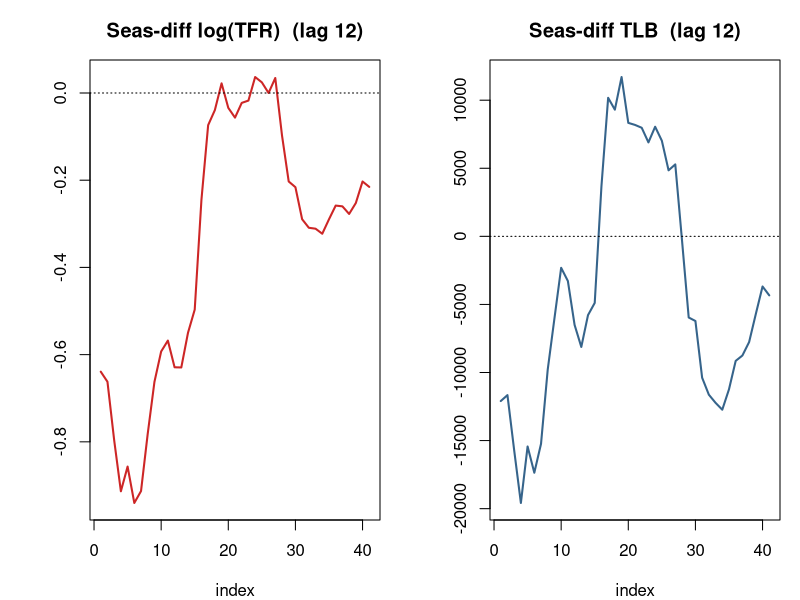
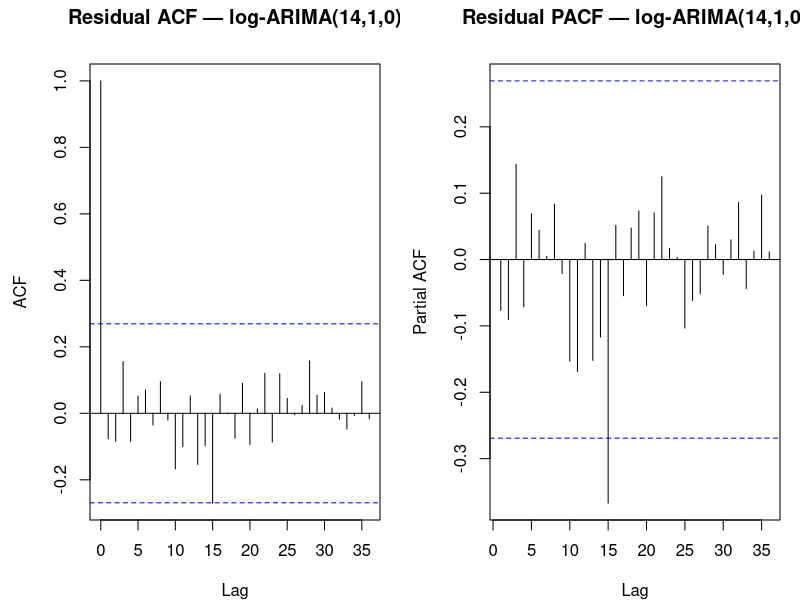
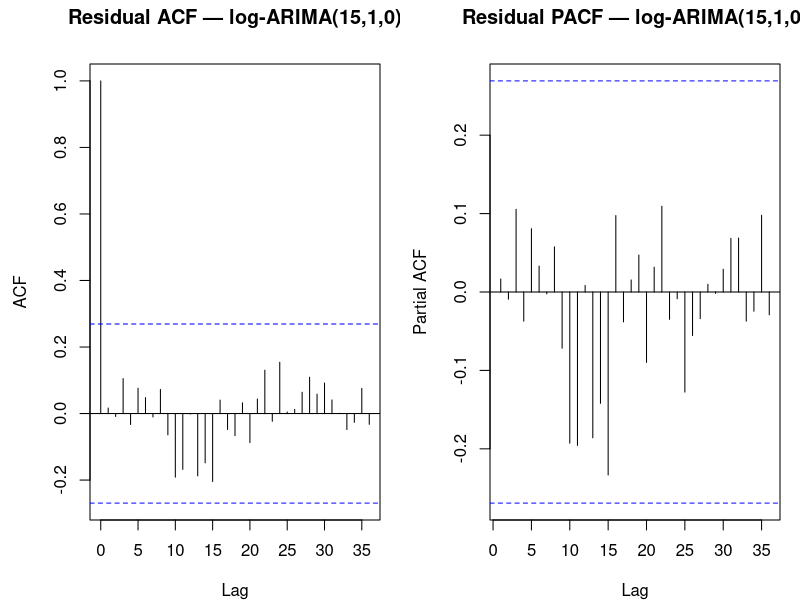
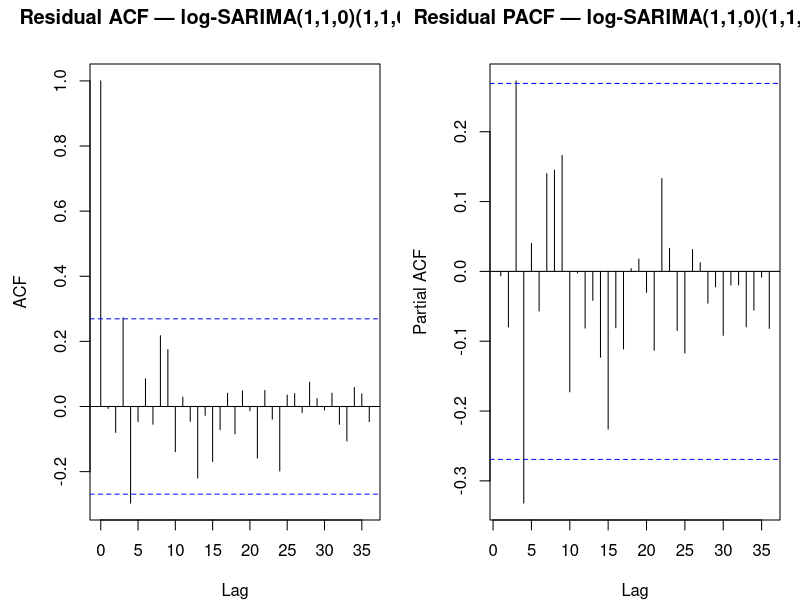
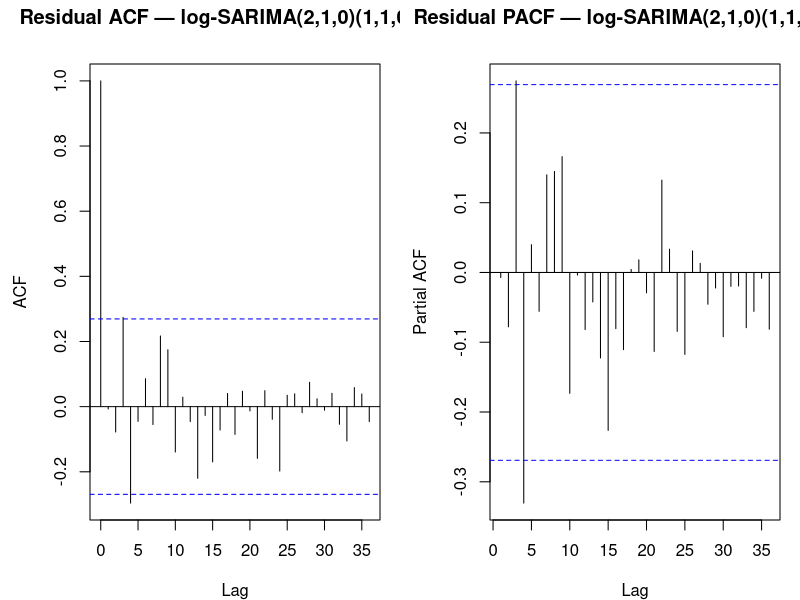
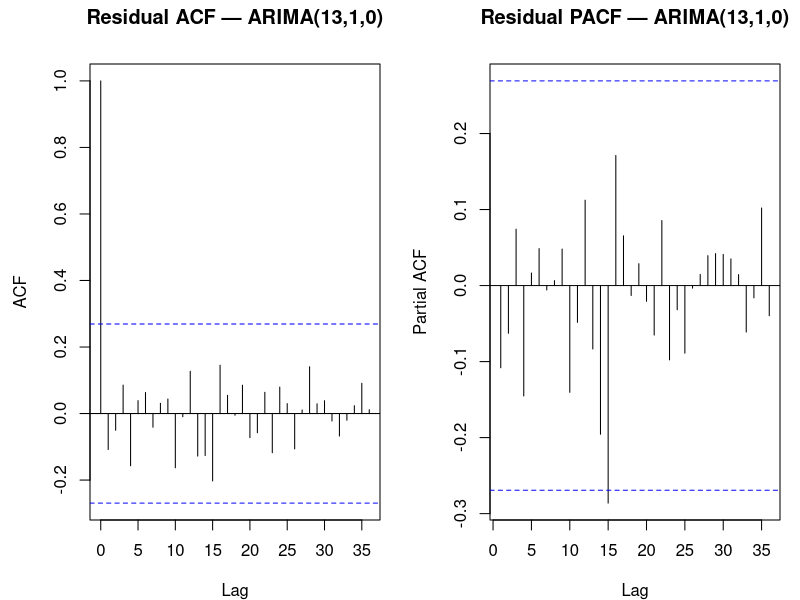
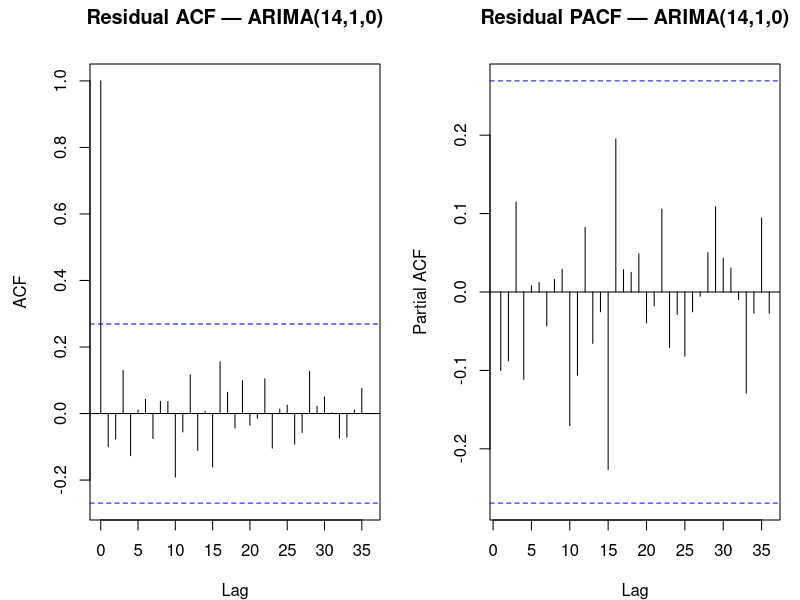
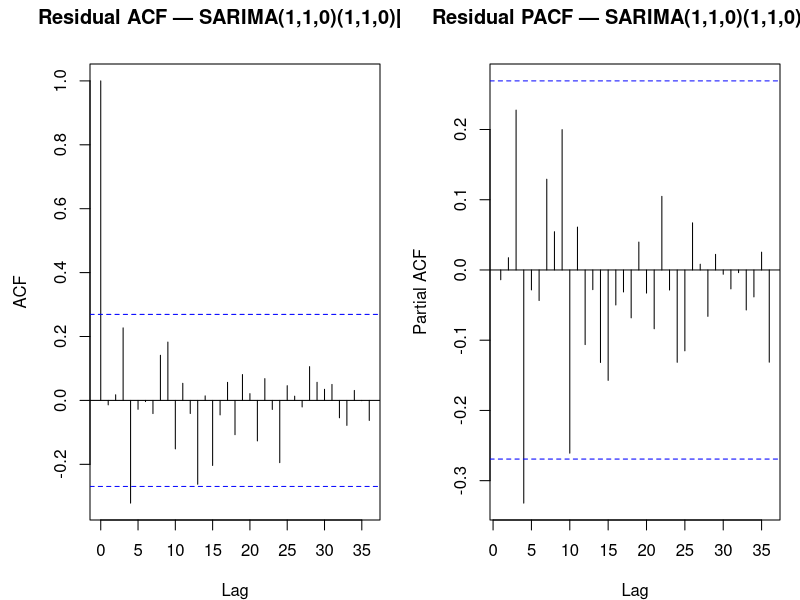

The R source for these figures, in order:
# =============================================================================
# INITIAL -> IMPROVED MODELS (professor's plan) — Singapore TFR & TLB
#
# Plan:
#   TFR (log scale)
#     Initial : log-ARIMA(p,1,0), p in {13,14,15}  -> first that passes LB
#     Improved: log-SARIMA(p,1,0)(1,1,0)[12], p in {1,2} (d=1 & D=1 double diff)
#   TLB (original scale)
#     Initial : ARIMA(p,1,0), p in {13,14}
#     Improved: SARIMA(p,1,0)(1,1,0)[12], p in {1,2}
#
# Viability bar: residuals must PASS Box-Ljung (standard checkresiduals,
# forecast pkg) AND show NO residual-ACF spike outside +/-1.96/sqrt(n).
# Improvement judged by: AIC drop, residual whiteness, comparable test error.
# Train 1960-2012 (53 obs) | test 2013-2024 (12 obs).
# =============================================================================

suppressPackageStartupMessages({
  library(forecast)
  library(tseries)
})
options(stringsAsFactors = FALSE, scipen = 999)
set.seed(42)
dir.create("figures", showWarnings = FALSE)
rule <- function(s) cat("\n", strrep("=", 78), "\n", s, "\n", strrep("=", 78), "\n", sep = "")

# ---- DATA -------------------------------------------------------------------
data  <- read.csv("cleaned_tlb_tfr_1960_2024.csv")
train <- subset(data, Year <= 2012)
test  <- subset(data, Year >= 2013)

# frequency = 1 for the plain ARIMA initials; frequency = 12 for the SARIMA
# improved models (the 12-year Dragon-zodiac cycle treated as the "season").
tfr_t1  <- ts(train$TFR, start = 1960, frequency = 1)
tlb_t1  <- ts(train$TLB, start = 1960, frequency = 1)
tfr_s12 <- ts(train$TFR, start = 1960, frequency = 12)
tlb_s12 <- ts(train$TLB, start = 1960, frequency = 12)
tfr_test <- test$TFR; tlb_test <- test$TLB; test_years <- test$Year
cat("n_train =", nrow(train), " n_test =", nrow(test), "\n")

# ---- one fit + full diagnostic ---------------------------------------------
# Returns a row with AIC, the standard checkresiduals Box-Ljung (stat/df/p),
# the count of residual-ACF bars outside the band up to lag 24 and lag 36, and
# out-of-sample RMSE/MAE/MAPE on 2013-2024 (lambda back-transform automatic).
diagnose <- function(series, order, seasonal = c(0,0,0), lambda = NULL,
                     test, label, plot_tag = NULL) {
  fit <- Arima(series, order = order,
               seasonal = list(order = seasonal, period = 12),
               lambda = lambda, method = "ML")
  np  <- length(fit$coef)
  png(tempfile(fileext = ".png"))
  cr <- suppressWarnings(checkresiduals(fit, plot = FALSE)); dev.off()
  r  <- as.numeric(residuals(fit)); r <- r[is.finite(r)]
  n  <- length(r); ci <- 1.96 / sqrt(n)
  acf_v <- acf(r, lag.max = 36, plot = FALSE)$acf[, 1, 1][-1]
  cross24 <- which(abs(acf_v[1:24]) > ci)
  cross36 <- which(abs(acf_v)        > ci)
  fc  <- forecast(fit, h = length(test), biasadj = FALSE)
  e   <- as.numeric(test) - as.numeric(fc$mean)
  rmse <- sqrt(mean(e^2)); mae <- mean(abs(e)); mape <- mean(abs(e/as.numeric(test)))*100
  white <- (cr$p.value > 0.05) && (length(cross24) == 0)
  status <- if (white) "VIABLE (white)" else
            if (cr$p.value > 0.05) "LB-pass but ACF spike" else "LB-FAIL"
  cat(sprintf("  %-34s npar=%2d AIC=%9.2f  LB: Q*=%6.2f df=%2d p=%.4f  ACFx<=24={%s} <=36={%s}  RMSE=%9.3f MAE=%9.3f MAPE=%5.2f  %s\n",
              label, np, AIC(fit), unname(cr$statistic), cr$parameter, cr$p.value,
              paste(cross24, collapse = ","), paste(cross36, collapse = ","),
              rmse, mae, mape, status))
  if (!is.null(plot_tag)) {
    fn <- sprintf("figures/im_%s_resid.png", plot_tag)
    png(fn, width = 1000, height = 460, res = 110, bg = "white")
    par(mfrow = c(1, 2), mar = c(4, 4.5, 3.2, 1))
    acf(r,  lag.max = 36, main = paste("Residual ACF —", label))
    pacf(r, lag.max = 36, main = paste("Residual PACF —", label))
    dev.off()
  }
  invisible(list(fit = fit, label = label, np = np, aic = AIC(fit),
                 lb_stat = unname(cr$statistic), lb_df = cr$parameter, lb_p = cr$p.value,
                 cross24 = cross24, cross36 = cross36, white = white,
                 rmse = rmse, mae = mae, mape = mape, fc = fc))
}

coefs <- function(fit, label) {
  se <- sqrt(diag(fit$var.coef))
  cat("\n  ", label, " — coef / se / t:\n", sep = "")
  print(round(rbind(coef = coef(fit), se = se, t = coef(fit)/se), 3))
}

# =============================================================================
# STEP 0 — the one check that determines d in the improved model
#   Seasonally difference (lag 12) ONLY; if the result still trends, d=1 is
#   needed alongside D=1.  (ADF small p = stationary; KPSS small stat = stationary.)
# =============================================================================
rule("STEP 0 — does the seasonally-differenced series still need d=1?")
dcheck <- function(x, nm) {
  x <- x[is.finite(x)]
  a <- suppressWarnings(adf.test(x)); k <- suppressWarnings(kpss.test(x))
  cat(sprintf("  %-26s ADF p=%.4f (%s) | KPSS stat=%.4f (%s)\n", nm,
              a$p.value, ifelse(a$p.value < 0.05, "stationary", "NON-stationary"),
              unname(k$statistic), ifelse(k$statistic < 0.463, "stationary", "NON-stationary")))
}
sd_log_tfr <- diff(log(as.numeric(tfr_t1)), lag = 12)
sd_tlb     <- diff(as.numeric(tlb_t1),       lag = 12)
dcheck(sd_log_tfr, "seas-diff log(TFR)")
dcheck(sd_tlb,     "seas-diff TLB")
png("figures/im_step0_seasdiff.png", width = 1000, height = 420, res = 110, bg = "white")
par(mfrow = c(1, 2), mar = c(4, 4.5, 3, 1))
plot(sd_log_tfr, type = "l", lwd = 2, col = "firebrick3",
     main = "Seas-diff log(TFR)  (lag 12)", xlab = "index", ylab = ""); abline(h = 0, lty = 3)
plot(sd_tlb, type = "l", lwd = 2, col = "steelblue4",
     main = "Seas-diff TLB  (lag 12)", xlab = "index", ylab = ""); abline(h = 0, lty = 3)
dev.off()

# =============================================================================
# TFR — INITIAL : log-ARIMA(p,1,0)
# =============================================================================
rule("TFR INITIAL — log-ARIMA(p,1,0): test p=13 (expected fail), 14, 15")
tfr_i13 <- diagnose(tfr_t1, c(13,1,0), lambda = 0, test = tfr_test, label = "log-ARIMA(13,1,0)")
tfr_i14 <- diagnose(tfr_t1, c(14,1,0), lambda = 0, test = tfr_test, label = "log-ARIMA(14,1,0)", plot_tag = "tfr_init14")
tfr_i15 <- diagnose(tfr_t1, c(15,1,0), lambda = 0, test = tfr_test, label = "log-ARIMA(15,1,0)", plot_tag = "tfr_init15")

# =============================================================================
# TFR — IMPROVED : log-SARIMA(p,1,0)(1,1,0)[12]
# =============================================================================
rule("TFR IMPROVED — log-SARIMA(p,1,0)(1,1,0)[12]: test p=1, then 2")
tfr_m1 <- diagnose(tfr_s12, c(1,1,0), c(1,1,0), lambda = 0, test = tfr_test, label = "log-SARIMA(1,1,0)(1,1,0)[12]", plot_tag = "tfr_impr1")
tfr_m2 <- diagnose(tfr_s12, c(2,1,0), c(1,1,0), lambda = 0, test = tfr_test, label = "log-SARIMA(2,1,0)(1,1,0)[12]", plot_tag = "tfr_impr2")

# =============================================================================
# TLB — INITIAL : ARIMA(p,1,0)
# =============================================================================
rule("TLB INITIAL — ARIMA(p,1,0): test p=13 (borderline), 14")
tlb_i13 <- diagnose(tlb_t1, c(13,1,0), test = tlb_test, label = "ARIMA(13,1,0)", plot_tag = "tlb_init13")
tlb_i14 <- diagnose(tlb_t1, c(14,1,0), test = tlb_test, label = "ARIMA(14,1,0)", plot_tag = "tlb_init14")

# =============================================================================
# TLB — IMPROVED : SARIMA(p,1,0)(1,1,0)[12]
# =============================================================================
rule("TLB IMPROVED — SARIMA(p,1,0)(1,1,0)[12]: test p=1, then 2")
tlb_m1 <- diagnose(tlb_s12, c(1,1,0), c(1,1,0), test = tlb_test, label = "SARIMA(1,1,0)(1,1,0)[12]", plot_tag = "tlb_impr1")
tlb_m2 <- diagnose(tlb_s12, c(2,1,0), c(1,1,0), test = tlb_test, label = "SARIMA(2,1,0)(1,1,0)[12]", plot_tag = "tlb_impr2")

# =============================================================================
# SELECTION — first viable initial, first viable improved (per series)
# =============================================================================
rule("SELECTION — first model in each chain that is VIABLE (white)")
pick_first <- function(...) { for (m in list(...)) if (isTRUE(m$white)) return(m); NULL }
tfr_init <- pick_first(tfr_i13, tfr_i14, tfr_i15)
tfr_impr <- pick_first(tfr_m1,  tfr_m2)
tlb_init <- pick_first(tlb_i13, tlb_i14)
tlb_impr <- pick_first(tlb_m1,  tlb_m2)
say <- function(tag, m) cat(sprintf("  %-14s -> %s\n", tag, if (is.null(m)) "(none passed)" else m$label))
say("TFR initial",  tfr_init); say("TFR improved", tfr_impr)
say("TLB initial",  tlb_init); say("TLB improved", tlb_impr)

# Coefficients of the selected models
if (!is.null(tfr_init)) coefs(tfr_init$fit, tfr_init$label)
if (!is.null(tfr_impr)) coefs(tfr_impr$fit, tfr_impr$label)
if (!is.null(tlb_init)) coefs(tlb_init$fit, tlb_init$label)
if (!is.null(tlb_impr)) coefs(tlb_impr$fit, tlb_impr$label)

# =============================================================================
# SUMMARY TABLE — initial vs improved
# =============================================================================
rule("SUMMARY — initial vs improved (AIC / LB p / npar / test error)")
row <- function(series, role, m) if (!is.null(m))
  cat(sprintf("  %-4s %-9s %-30s npar=%2d AIC=%9.2f LBp=%.3f RMSE=%9.3f MAE=%9.3f MAPE=%5.2f\n",
              series, role, m$label, m$np, m$aic, m$lb_p, m$rmse, m$mae, m$mape))
row("TFR","initial", tfr_init); row("TFR","improved", tfr_impr)
row("TLB","initial", tlb_init); row("TLB","improved", tlb_impr)

# =============================================================================
# FORECAST PLOTS for the four selected models
# =============================================================================
rule("FORECAST PLOTS -> figures/im_*_forecast.png")
fc_plot <- function(m, hist_years, hist_vals, ylab, fname, title) {
  if (is.null(m)) return(invisible())
  fc <- m$fc
  png(fname, width = 1000, height = 520, res = 110, bg = "white")
  par(mar = c(4, 4.5, 3.2, 1))
  yr_all <- c(hist_years, test_years)
  yl <- range(c(hist_vals, as.numeric(fc$lower[,2]), as.numeric(fc$upper[,2]),
                as.numeric(test_years*0)+ if (ylab=="TFR") tfr_test else tlb_test), na.rm = TRUE)
  plot(hist_years, as.numeric(hist_vals), type = "l", lwd = 2, xlim = range(yr_all),
       ylim = yl, xlab = "Year", ylab = ylab, main = title)
  polygon(c(test_years, rev(test_years)),
          c(as.numeric(fc$lower[,2]), rev(as.numeric(fc$upper[,2]))),
          col = adjustcolor("steelblue", 0.18), border = NA)
  lines(test_years, as.numeric(fc$mean), col = "red", lwd = 2, lty = 2)
  obs <- if (ylab == "TFR") tfr_test else tlb_test
  lines(test_years, obs, col = "blue", lwd = 2); points(test_years, obs, col = "blue", pch = 16, cex = 0.8)
  abline(v = 2012.5, lty = 3, col = "grey50")
  legend("topright", c("train", "forecast", "actual", "95% PI"),
         col = c("black","red","blue", adjustcolor("steelblue",0.5)),
         lwd = c(2,2,2,8), lty = c(1,2,1,1), bty = "n", cex = 0.85)
  dev.off(); cat("  wrote", fname, "\n")
}
fc_plot(tfr_init, train$Year, train$TFR, "TFR", "figures/im_tfr_initial_forecast.png", paste0("TFR initial — ", tfr_init$label))
fc_plot(tfr_impr, train$Year, train$TFR, "TFR", "figures/im_tfr_improved_forecast.png", paste0("TFR improved — ", tfr_impr$label))
fc_plot(tlb_init, train$Year, train$TLB, "TLB", "figures/im_tlb_initial_forecast.png", paste0("TLB initial — ", tlb_init$label))
fc_plot(tlb_impr, train$Year, train$TLB, "TLB", "figures/im_tlb_improved_forecast.png", paste0("TLB improved — ", tlb_impr$label))

rule("DONE")
